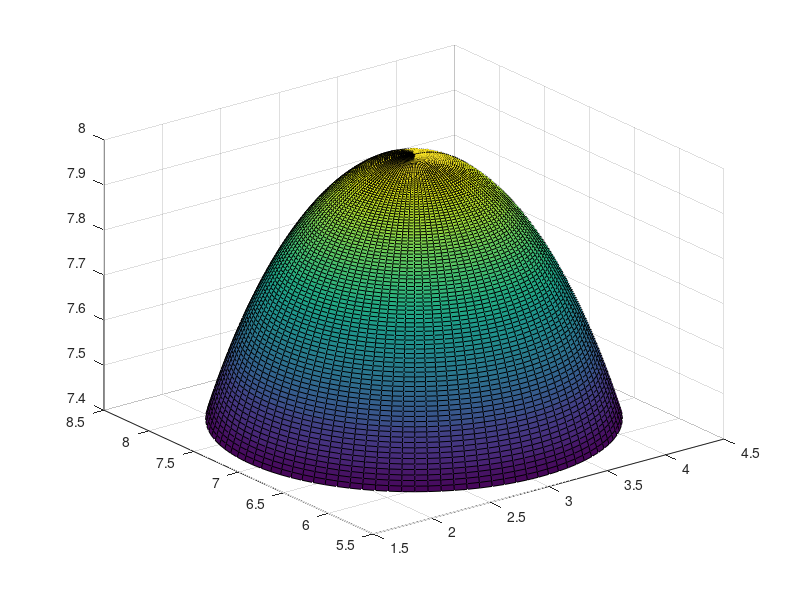

Here is the MATLAB script that generated this plot: (Note: this script raises an error after producing the figure.)
th = linspace(0, 2*pi);
phi = linspace(pi/2, pi/4);
[th, phi] = meshgrid(th, phi);
radius = 2;
[x, y, z] = sph2cart(th, phi, radius);
surf(x+3, y+7, z+6)

phi_2 = pi/4;
rho_2 = linspace(0, 2);
[th, rho_2] = meshgrid(th, rho_2);

x_2 = rho_2.*cos(th).*cos(phi_2);
y_2 = rho_2.*sin(th).*cos(phi_2);
z_2 = rho_2.*cos(phi_2);
hold on
title('Syed Ali Zaidi, 400313696');
surf(x_2+3, y_2+7, z_2+6)
view(3);

diff_x1 = -rho_2.*sin(th).*cos(phi);
diff_x2 = -rho_2.*cos(th).*sin(phi);
diff_y1 = rho_2.*cos(th).*cos(phi);
diff_y2 = -rho_2.*sin(th).*sin(phi);
diff_z = -rho_2.*sin(phi);
quiver3(x,y,z,diff_x1,diff_y1,diff_z,6,'color','r');
quiver3(x,y,z,diff_x2,diff_y2,diff_z,6,'color','r');



% x=linspace(0,4,20);
% y=linspace(6,8,20);
% [x,y] = meshgrid(x,y);
% 
% z1 = 6+sqrt((x-3).^2+(y-7).^2);
% z2 = 6+sqrt(4-(x-3).^2-(y-7).^2);
% 
% surf(x,y,z1,x);
% hold on;
% surf(x,y,z2,x);
% view(3);


%quiver3(x,y,z1,fx1,fy,fz1,6,'color','r');
%quiver3(x,y,z2,fx2,fy,fz2,6,'color','r');
%{
xN = linspace(0,5,20);
yN = linspace(-3,3,20);

[xN, yN] = meshgrid(xN, yN);
zN1 = sqrt(9-y.^2);
zN2 = -sqrt(9-y.^2);

surf(xN,yN,zN1);
surf(xN,yN,zN2);

rho=linspace(0,3,20);
theta=linspace(0,2*pi,20);
[rho, theta] = meshgrid(rho, theta);
surf((rho.*0),(rho.*cos(theta)),(rho.*sin(theta)),rho.*0);

xlim([-0.5,5]);
ylim([-4,4]);
zlim([-3,3.5]);
grid on;
view(3);
title('Saon Pal, 400131159');
xlabel('x'); ylabel('y'); zlabel('z');

%}